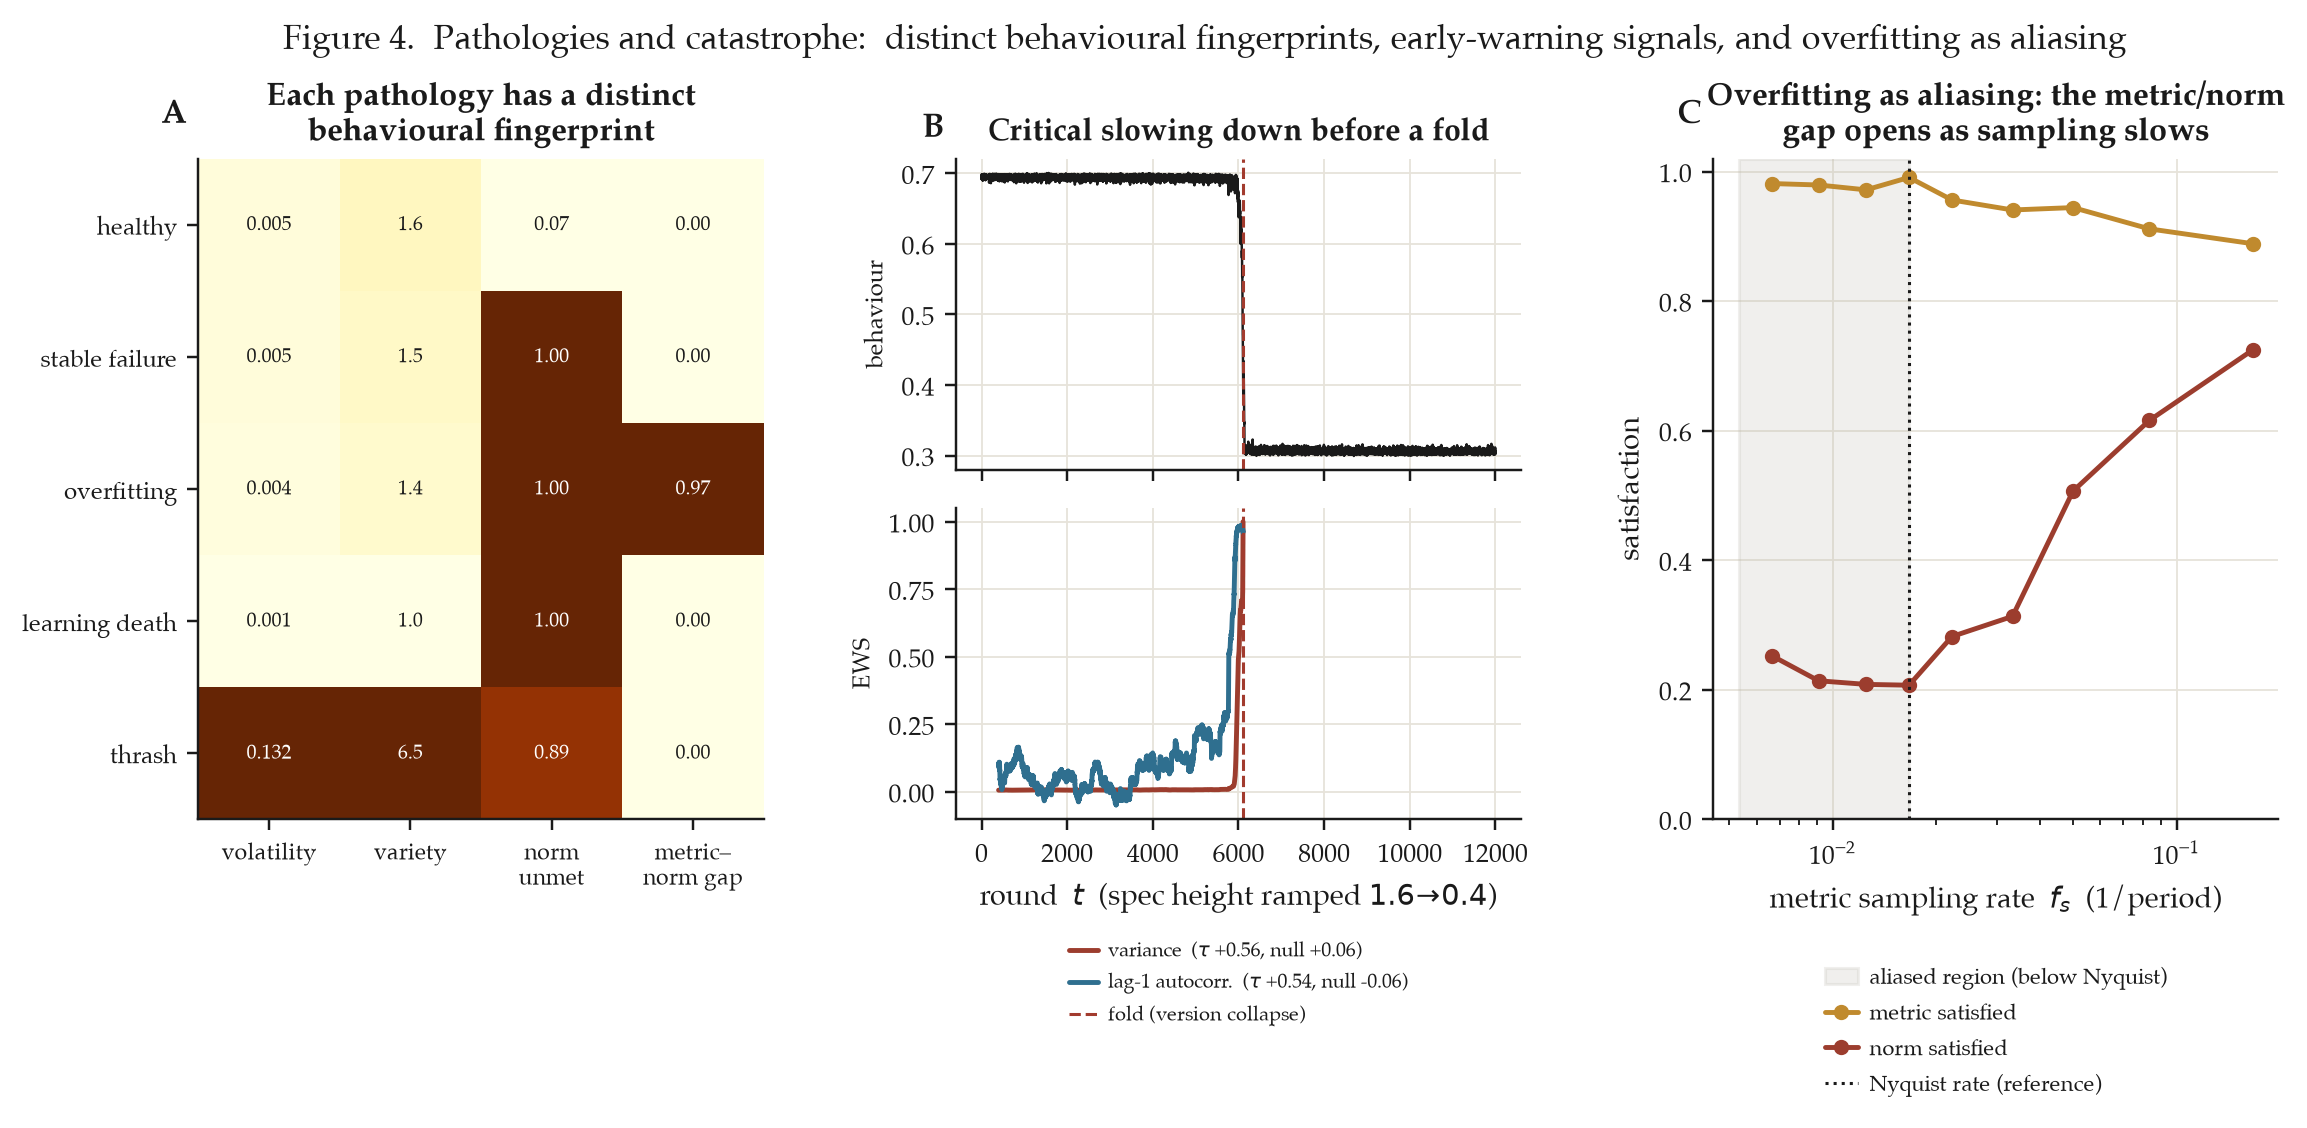

Recreate this plot in Python.
"""
FIGURE 4 -- Pathologies & Catastrophe (the eval layer's job).

The paper names four convergence pathologies and argues the eval layer must sense
them, and must anticipate catastrophes (Thom folds/cusps) via early-warning
signals -- critical slowing down: rising variance and autocorrelation.

Panel A: the four pathologies have DISTINCT behavioural fingerprints, so a
         downstream evaluator can classify them from behaviour alone:
           stable failure -- settled (low volatility), normal variety, norm unmet,
                             no metric/norm gap;
           overfitting    -- settled, normal variety, norm unmet but METRIC met
                             (the proxy/norm gap);
           learning death -- variety collapses to one assembly;
           thrash         -- never settles (high volatility), high variety.
Panel B: a slowly-ramped control parameter (the spec height of the occupied peak)
         drives the population through a FOLD: the version collapses
         discontinuously. Before it, the behavioural variance and lag-1
         autocorrelation rise -- critical slowing down -- a model-free early
         warning. (EWS are leading indicators, not guarantees; we report the
         Kendall trend, not a promise.)
Panel C: overfitting as ALIASING. The factory chases a scored metric that samples
         a faster-varying norm. The metric stays satisfied while the norm is lost
         once sampling drops below the Nyquist rate; raising the sampling rate
         (the paper's prescription) closes the gap.
"""
import os, sys, json
import numpy as np
import matplotlib.pyplot as plt
from matplotlib.gridspec import GridSpec

sys.path.insert(0, os.path.join(os.path.dirname(__file__), "..", "src"))
import style  # noqa
from factory import DarkFactory, FactoryParams
from ews import rolling_variance, rolling_ar1, detrend, kendall_trend
style.apply()
P = style.PALETTE


def fingerprint(o):
    mp = o["mean_pos"]
    vol = float(mp[-5000:].std())
    variety = float(o["variety"][-3000:].mean())
    norm = float(o["norm_sat"][-3000:].mean())
    metric = float(o["metric_sat"][-3000:].mean())
    return dict(volatility=vol, variety=variety, norm_unmet=1 - norm,
                proxy_gap=max(0.0, metric - norm))


def panelA(ax):
    regimes = {
        "healthy": FactoryParams(peakA=0.3, peakB=0.7, width=0.07, eta=4, M=300, mu=0.06,
                                 c=1.4, norm_target=0.7, metric_static=0.7, seed=1),
        "stable failure": FactoryParams(peakA=0.3, peakB=0.7, width=0.06, eta=4, M=300, mu=0.05,
                                        c=0.45, norm_target=0.7, seed=1),
        "overfitting": FactoryParams(peakA=0.3, peakB=0.7, width=0.07, eta=4, M=300, mu=0.04,
                                     c=1.4, norm_target=0.5, metric_static=0.7, seed=1),
        "learning death": FactoryParams(peakA=0.3, peakB=0.7, width=0.06, eta=4, M=300, mu=0.0008,
                                        c=0.45, norm_target=0.7, seed=1),
        "thrash": None,  # special: oscillating spec
    }
    rows, names = [], []
    for name, fp in regimes.items():
        if name == "thrash":
            n = 20000
            cosc = 1.0 + 0.6 * np.sin(2 * np.pi * np.arange(n) / 40)
            f = DarkFactory(FactoryParams(peakA=0.3, peakB=0.7, width=0.08, eta=2, M=40,
                                          mu=0.2, norm_target=0.5, seed=1))
            o = f.run(n, c_schedule=cosc)
        else:
            o = DarkFactory(fp).run(20000)
        fp_ = fingerprint(o)
        rows.append([fp_["volatility"], fp_["variety"], fp_["norm_unmet"], fp_["proxy_gap"]])
        names.append(name)
    rows = np.array(rows)
    # normalise each column to [0,1] for visual comparability
    norm_cols = (rows - rows.min(0)) / (np.ptp(rows, axis=0) + 1e-12)
    cols = ["volatility", "variety", "norm\nunmet", "metric–\nnorm gap"]
    im = ax.imshow(norm_cols, cmap="YlOrBr", aspect="auto", vmin=0, vmax=1)
    ax.set_xticks(range(4)); ax.set_xticklabels(cols, fontsize=7.5)
    ax.set_yticks(range(len(names))); ax.set_yticklabels(names, fontsize=8)
    raw = [["%.3f" % rows[i, 0], "%.1f" % rows[i, 1], "%.2f" % rows[i, 2], "%.2f" % rows[i, 3]]
           for i in range(len(names))]
    for i in range(len(names)):
        for j in range(4):
            ax.text(j, i, raw[i][j], ha="center", va="center", fontsize=6.6,
                    color="white" if norm_cols[i, j] > 0.55 else style.INK)
    ax.set_title("Each pathology has a distinct\nbehavioural fingerprint")
    ax.grid(False)
    style.panel_tag(ax, "A")
    return rows, names


def _ews_run(seed, n=12000):
    c = np.linspace(1.6, 0.4, n)
    f = DarkFactory(FactoryParams(peakA=0.3, peakB=0.7, width=0.06, eta=4, M=400, mu=0.02, seed=seed))
    f.run(1500, c_schedule=np.full(1500, 1.6))           # warm up on version B
    o = f.run(n, c_schedule=c)
    mp = o["mean_pos"]
    jump = int(np.argmin(np.diff(mp)))
    w = 400
    res = detrend(mp[:jump], w)
    return mp, jump, c, kendall_trend(rolling_variance(res, w)), kendall_trend(rolling_ar1(res, w))


def _ews_null(seed, n=12000):
    """No-fold negative control: hold the spec CONSTANT (no catastrophe). A specific
    early-warning signal should NOT trend up here."""
    f = DarkFactory(FactoryParams(peakA=0.3, peakB=0.7, width=0.06, eta=4, M=400, mu=0.02, seed=seed))
    f.run(1500, c_schedule=np.full(1500, 1.6))
    mp = f.run(n, c_schedule=np.full(n, 1.2))["mean_pos"]  # constant, version B never collapses
    w = 400
    res = detrend(mp, w)
    return kendall_trend(rolling_variance(res, w)), kendall_trend(rolling_ar1(res, w))


def panelB(ax_top, ax_bot):
    # seed-robustness: the critical-slowing-down trend is positive across seeds,
    # not a single-run artifact; the no-fold control shows it is also SPECIFIC.
    runs = [_ews_run(s) for s in range(5)]               # one call per seed (cached)
    vtaus = [r[3] for r in runs]
    ataus = [r[4] for r in runs]
    null_stats = [_ews_null(s) for s in range(5)]
    vnull = [v for v, a in null_stats]
    anull = [a for v, a in null_stats]
    n = 12000
    mp, jump, c = runs[3][0], runs[3][1], runs[3][2]
    # trace
    ax_top.plot(mp, color=P["neutral"], lw=0.8)
    ax_top.axvline(jump, color=P["warn"], lw=1.0, ls="--")
    ax_top.set_ylabel("behaviour", fontsize=8)
    ax_top.set_xticklabels([])
    ax_top.set_title("Critical slowing down before a fold", fontsize=10)
    style.panel_tag(ax_top, "B")
    # EWS on the pre-collapse window
    w = 400
    res = detrend(mp[:jump], w)
    var = rolling_variance(res, w)
    ar1 = rolling_ar1(res, w)
    t = np.arange(jump)
    vt, at = np.mean(vtaus), np.mean(ataus)
    vn, an = np.mean(vnull), np.mean(anull)
    ax_bot.plot(t, var / np.nanmax(var), color=P["core"],
                label=f"variance  ($\\tau$ {vt:+.2f}, null {vn:+.2f})")
    ax_bot.plot(t, ar1, color=P["frontier"],
                label=f"lag-1 autocorr.  ($\\tau$ {at:+.2f}, null {an:+.2f})")
    ax_bot.axvline(jump, color=P["warn"], lw=1.0, ls="--", label="fold (version collapse)")
    ax_bot.set_xlim(ax_top.get_xlim())
    ax_bot.set_xlabel("round  $t$  (spec height ramped $1.6\\!\\to\\!0.4$)")
    ax_bot.set_ylabel("EWS", fontsize=8)
    style.legend_below(ax_bot, ncol=1, y=-0.55, fontsize=6.4)
    return (float(vt), float(at), jump, float(vn), float(an))


def panelC(ax):
    Tnorm = 120
    Ps = [6, 12, 20, 30, 45, 60, 80, 110, 150]
    norm_s, met_s = [], []
    for Pp in Ps:
        f = DarkFactory(FactoryParams(K=80, heightA=0.0, c=0.0, align_weight=4.0, align_width=0.05,
                                      eta=6, M=400, mu=0.02, norm_target=0.5, norm_amp=0.16,
                                      norm_freq=2 * np.pi / Tnorm, metric_sample_period=Pp, seed=1))
        o = f.run(20000)
        norm_s.append(o["norm_sat"][-12000:].mean())
        met_s.append(o["metric_sat"][-12000:].mean())
    rates = 1.0 / np.array(Ps)                            # metric sampling rate
    nyq = 2.0 / Tnorm                                     # Nyquist rate = 2 * f_norm
    ax.fill_betweenx([0, 1.02], min(rates) * 0.8, nyq, color=style.FAINT, alpha=0.20,
                     label="aliased region (below Nyquist)")
    ax.plot(rates, met_s, "o-", color=P["accent"], ms=4, label="metric satisfied")
    ax.plot(rates, norm_s, "o-", color=P["core"], ms=4, label="norm satisfied")
    ax.axvline(nyq, color=P["neutral"], lw=1.0, ls=":", label="Nyquist rate (reference)")
    ax.set_xscale("log")
    ax.set_xlabel("metric sampling rate  $f_s$  (1/period)")
    ax.set_ylabel("satisfaction")
    ax.set_title("Overfitting as aliasing: the metric/norm\ngap opens as sampling slows")
    style.legend_below(ax, ncol=1)
    ax.set_ylim(0, 1.02)
    style.panel_tag(ax, "C")
    return list(rates), norm_s, met_s, nyq


def main():
    fig = plt.figure(figsize=(12.2, 3.9))
    gs = GridSpec(2, 3, figure=fig, height_ratios=[1, 1], hspace=0.12, wspace=0.34)
    axA = fig.add_subplot(gs[:, 0])
    axB1 = fig.add_subplot(gs[0, 1])
    axB2 = fig.add_subplot(gs[1, 1])
    axC = fig.add_subplot(gs[:, 2])

    rows, names = panelA(axA)
    vtau, atau, jump, vnull, anull = panelB(axB1, axB2)
    rates, norm_s, met_s, nyq = panelC(axC)

    fig.suptitle("Figure 4.  Pathologies and catastrophe:  distinct behavioural fingerprints, early-warning signals, and overfitting as aliasing",
                 fontsize=11, y=1.04)
    style.drop_legends_below_labels(fig)
    out = os.path.join(os.path.dirname(__file__), "fig4_pathologies.png")
    fig.savefig(out, bbox_inches="tight")
    print("wrote", out)
    print("pathology fingerprints (constructed exemplars, seed-robust):")
    for nm, r in zip(names, rows):
        print(f"  {nm:16s} vol={r[0]:.4f} variety={r[1]:.2f} norm_unmet={r[2]:.2f} proxy_gap={r[3]:.2f}")
    print(f"EWS pre-fold Kendall tau (n=5): variance {vtau:+.2f}, autocorr {atau:+.2f} (collapse @ t={jump})")
    print(f"EWS no-fold control: variance {vnull:+.2f}, autocorr {anull:+.2f} (specificity)")
    json.dump(dict(fingerprints={nm: list(map(float, r)) for nm, r in zip(names, rows)},
                   ews_var_tau=vtau, ews_ar1_tau=atau, fold_t=jump,
                   ews_null_var_tau=vnull, ews_null_ar1_tau=anull,
                   alias_rates=rates, alias_norm=norm_s, alias_metric=met_s, nyquist=nyq),
              open(os.path.join(os.path.dirname(__file__), "..", "out", "fig4.json"), "w"), indent=2)


if __name__ == "__main__":
    main()
